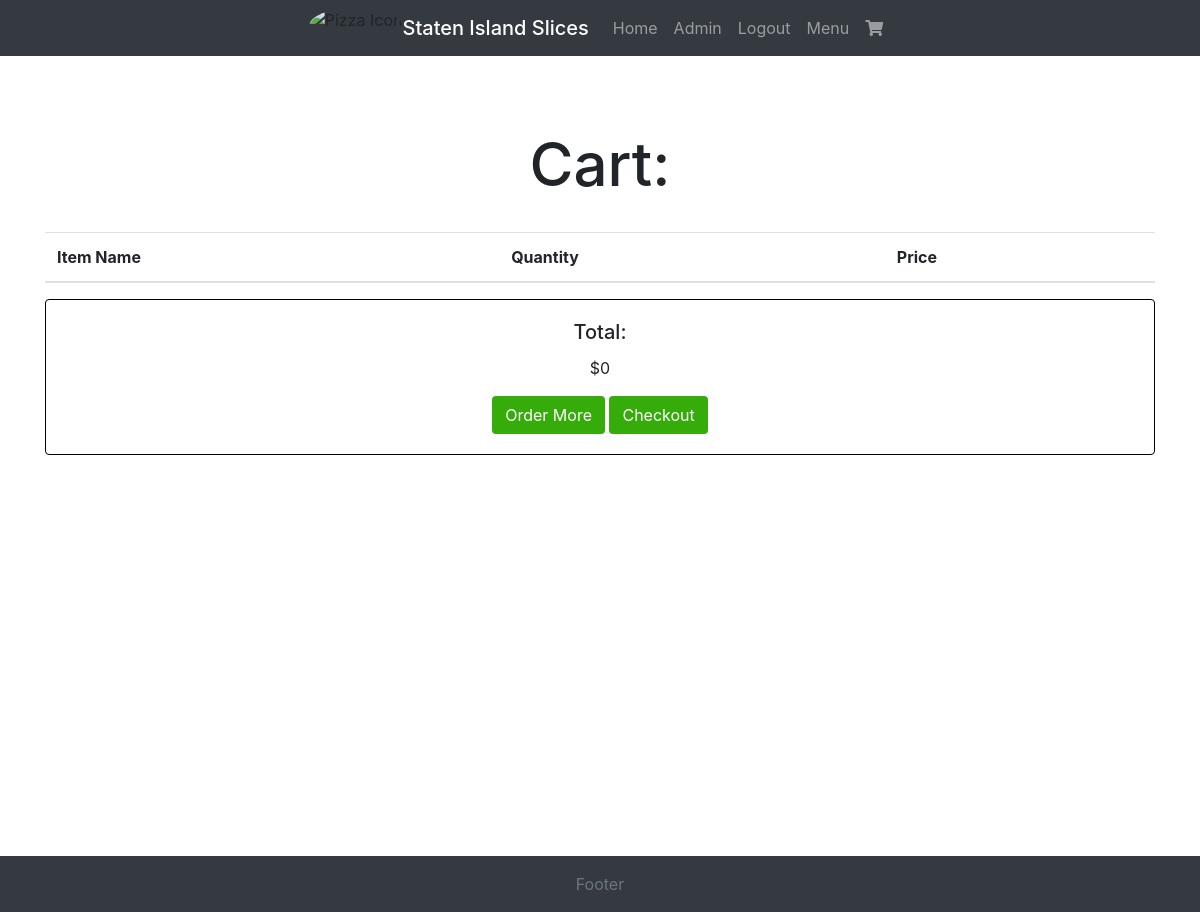
The page /cart (signed in) on the database as committed earlier.
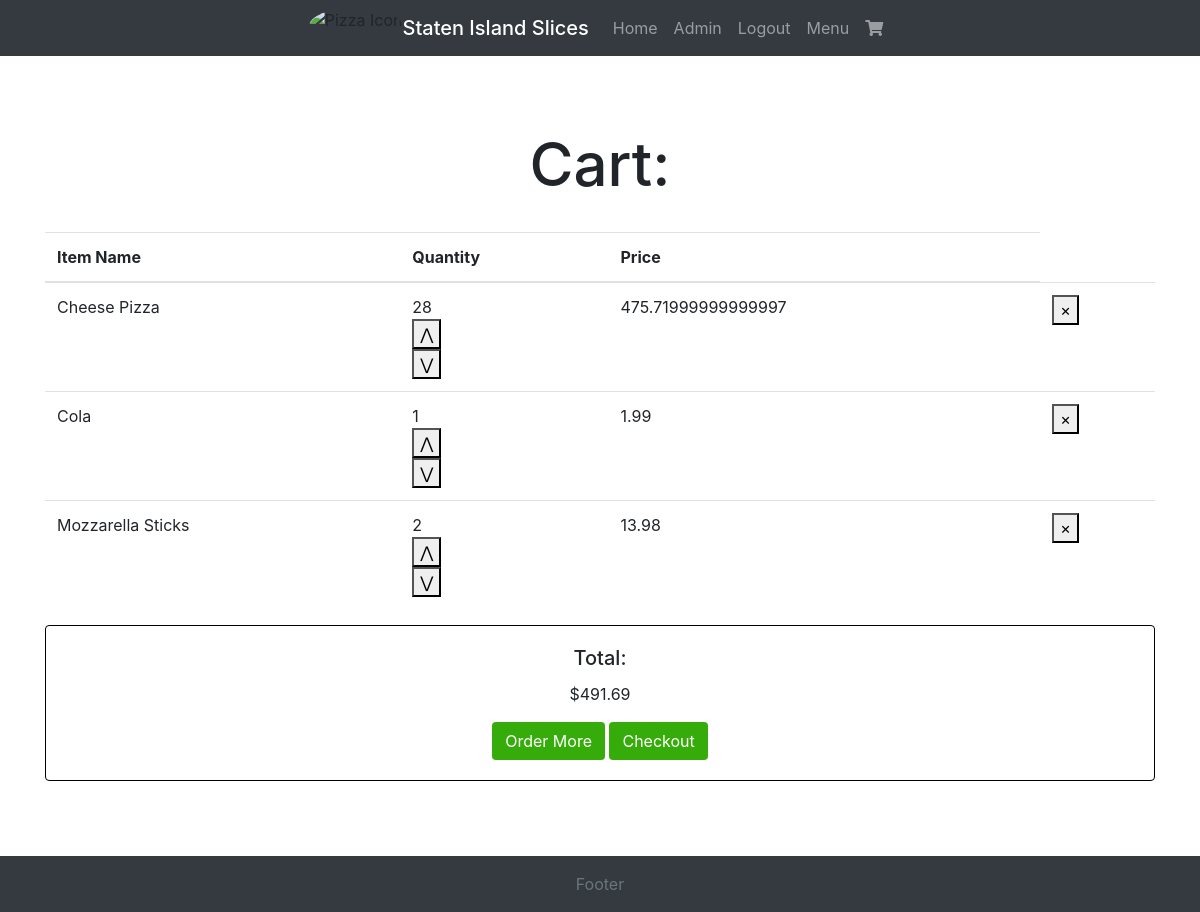
The same page on the database as committed later.
### Website/models.py (models this page shows, shortened)
class Item(db.Model):
    id = db.Column(db.Integer, primary_key=True)
    name = db.Column(db.String(255))
    price = db.Column(db.Float)
    calories = db.Column(db.Integer)

### Website/views.py (the view)
@views.route("/cart")
def cart():
    if current_user.is_authenticated:
        cart_items = Cart.query.filter_by(user_id=current_user.id).all()
        cart = []
        sub_total = 0
        for cart_item in cart_items:
            item = Item.query.get(cart_item.cartItem_id)
            if item:
                total_items_price = item.price * cart_item.quantity
                sub_total += total_items_price
                cart.append({"item_id": item.id, "item_name": item.name,"quantity": cart_item.quantity, "price": total_items_price})
    else:
        flash("You need to log in to add items to your cart", category="danger")
        return redirect(url_for("auth.login"))
    return render_template("cart.html", cart=cart, user=current_user, sub_total=sub_total)

### Website/__init__.py (called while the page is built)
def create_app():
    app = Flask(__name__)
    app.config["SECRET_KEY"] = "hjshjhdjah kjshkjdhjs"
    app.config["SQLALCHEMY_DATABASE_URI"] = f"sqlite:///{DB_NAME}"
    db.init_app(app)
    from .views import views
    from .auth import auth
    app.register_blueprint(views, url_prefix="/")
    app.register_blueprint(auth, url_prefix="/")
    from .models import Invoice, Item, Cart, User
    with app.app_context():
        db.create_all()
    login_manager = LoginManager()
    login_manager.login_view = "auth.login"
    login_manager.init_app(app)
    @login_manager.user_loader
    def load_user(id):
        return User.query.get(int(id))
    return app

### Website/templates/cart.html (shortened to what this page needs)
{% extends 'base.html' %}{% block content %}
<h1 style="text-align:center; margin:4.5rem 0 2rem 0; font-weight:500; font-size: 60px; text-shadow:0 0 0.1em rgb(255, 255, 255)">Cart:</h1>
<head>
</head>
<div class="d-flex justify-content-center flex-wrap">
    <table class="table">
        <thead>
          <tr>
            <th>Item Name</th>
            <th>Quantity</th>
            <th>Price</th>
          </tr>
        </thead>
        <tbody>
          {% for cart_item in cart %}
          <tr>
            <td>{{ cart_item["item_name"] }}</td>
            <td>
                {{ cart_item["quantity"] }}
                <form action= '/increment_quantity/{{ cart_item["item_id"] }}' method="POST">
                    <button>&#8896;</button>
                </form>
                <form action= '/decrement_quantity/{{ cart_item["item_id"] }}' method="POST">
                    <button>&#8897;</button>
                </form>
            </td>
            <td>{{ cart_item["price"] }}</td>
            <td>
                <form action= '/remove_from_cart/{{ cart_item["item_id"] }}' method="POST">
                    <button>&times;</button>
                </form>
            </td>
          </tr>
          {% endfor %}
        </tbody>
      </table>
</div>
<div class="card text-center" style="width: 100%; border: 1px solid black">
    <div class="card-body">
        <h5 class="card-title">Total:</h5>
        <p class="card-text">${{sub_total}}</p>
        <button type="button" class="btn" data-bs-toggle="modal" data-bs-target="#exampleModal" style="background-color:rgb(54, 172, 11)">
            <a href = "/items" style="color: white">Order More</a>
        </button>
        <button type="button" class="btn" data-bs-toggle="modal" data-bs-target="#exampleModal1" style="background-color:rgb(54, 172, 11)">
            <a href = "/checkout" style="color: white">Checkout</a>
        </button>
    </div>
</div>
{% endblock %}

Rows that differ between the two databases and show on the page:
added Item: item_name "Cheese Pizza", quantity "28", price "475.71999999999997"
added Item: item_name "Cola", quantity "1", price "1.99"
added Item: item_name "Mozzarella Sticks", quantity "2", price "13.98"
Other text that changed with them:
{{ sub_total }}: "0" → "491.69"
